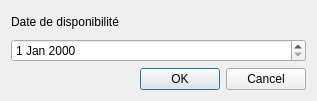
<?xml version="1.0" encoding="UTF-8"?>
<ui version="4.0">
 <class>datedispo</class>
 <widget class="QDialog" name="datedispo">
  <property name="geometry">
   <rect>
    <x>0</x>
    <y>0</y>
    <width>317</width>
    <height>101</height>
   </rect>
  </property>
  <property name="windowTitle">
   <string>Date de disponibilité</string>
  </property>
  <layout class="QVBoxLayout" name="verticalLayout">
   <item>
    <widget class="QLabel" name="label">
     <property name="text">
      <string>Date de disponibilité</string>
     </property>
    </widget>
   </item>
   <item>
    <widget class="QDateEdit" name="dateEdit"/>
   </item>
   <item>
    <widget class="QDialogButtonBox" name="buttonBox">
     <property name="orientation">
      <enum>Qt::Horizontal</enum>
     </property>
     <property name="standardButtons">
      <set>QDialogButtonBox::Cancel|QDialogButtonBox::Ok</set>
     </property>
    </widget>
   </item>
  </layout>
 </widget>
 <resources/>
 <connections>
  <connection>
   <sender>buttonBox</sender>
   <signal>accepted()</signal>
   <receiver>datedispo</receiver>
   <slot>accept()</slot>
   <hints>
    <hint type="sourcelabel">
     <x>248</x>
     <y>254</y>
    </hint>
    <hint type="destinationlabel">
     <x>157</x>
     <y>274</y>
    </hint>
   </hints>
  </connection>
  <connection>
   <sender>buttonBox</sender>
   <signal>rejected()</signal>
   <receiver>datedispo</receiver>
   <slot>reject()</slot>
   <hints>
    <hint type="sourcelabel">
     <x>316</x>
     <y>260</y>
    </hint>
    <hint type="destinationlabel">
     <x>286</x>
     <y>274</y>
    </hint>
   </hints>
  </connection>
 </connections>
</ui>
